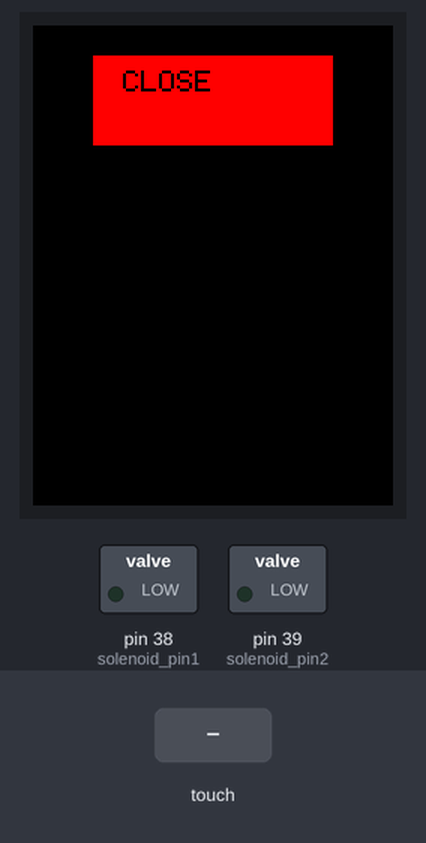
Bench run of a sketch on a simulated Arduino Mega 2560, built with avr-gcc and run on an emulated ATmega2560. Parts: 240×320 colour display, switched loads named in the sketch (green lamp = pin HIGH). Inputs (shaded band) come from the test bench.

Above: at 1.4 s.
1.5 s: touch panel pressed at 38 % / 10 % of its raw x / y range
At 2.4 s:
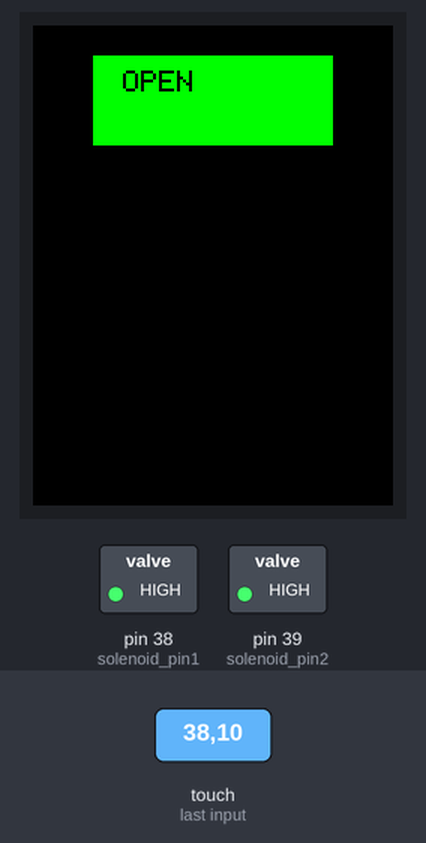
3.0 s: touch panel pressed at 62 % / 10 % of its raw x / y range
At 3.5 s:
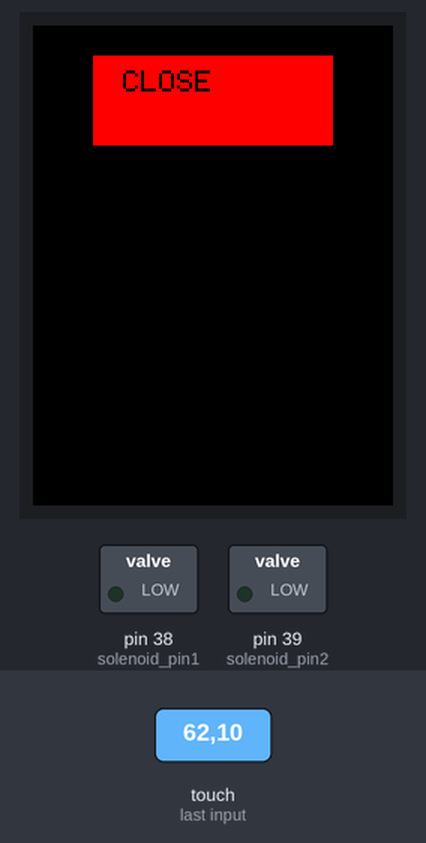
Timing chart, 0 to 6.0 s (numbered marks = the images above; inputs shaded):
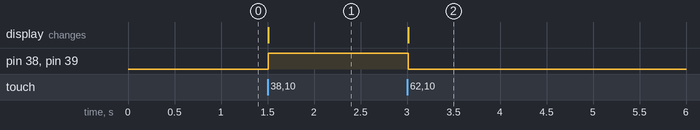

The sketch:

buttontft_to_hardware.ino
```cpp
#include <Adafruit_GFX.h>
#include <MCUFRIEND_kbv.h>
#include <TouchScreen.h>

#define solenoid_pin1 38
#define solenoid_pin2 39

#define MINPRESSURE 200
#define MAXPRESSURE 1000

// ALL Touch panels and wiring is DIFFERENT
// copy-paste results from TouchScreen_Calibr_native.ino
const int XP = 9, XM = A3, YP = A2, YM = 8; // 320x480 ID=0x9488
const int TS_LEFT = 112, TS_RT = 944, TS_TOP = 94, TS_BOT = 932;

TouchScreen ts = TouchScreen(XP, YP, XM, YM, 300);  // Touch screen initialization

MCUFRIEND_kbv tft;  // TFT display object

// Colors
#define BLACK   0x0000
#define BLUE    0x001F
#define RED     0xF800
#define GREEN   0x07E0
#define CYAN    0x07FF
#define MAGENTA 0xF81F
#define YELLOW  0xFFE0
#define WHITE   0xFFFF

int pixel_x, pixel_y; // Touch coordinates

// Variables to track the button state
bool buttonState = false; // Initially set to OFF (false)

int buttonX = 40, buttonY = 20, buttonWidth = 160, buttonHeight = 60;  // Button position and size

// Touch detection function
bool Touch_getXY(void)
{
    TSPoint p = ts.getPoint();
    pinMode(YP, OUTPUT);      // restore shared pins
    pinMode(XM, OUTPUT);      // because TFT control pins
    bool pressed = (p.z > MINPRESSURE && p.z < MAXPRESSURE);
    if (pressed) {
        pixel_x = map(p.x, TS_LEFT, TS_RT, 0, tft.width());  // Map the touch coordinates to screen width
        pixel_y = map(p.y, TS_TOP, TS_BOT, 0, tft.height());  // Map the touch coordinates to screen height
    }
    return pressed;
}

void setup(void)
{
    pinMode(solenoid_pin1, OUTPUT);
    pinMode(solenoid_pin2, OUTPUT);

    Serial.begin(9600);
    uint16_t ID = tft.readID();

    tft.begin(ID);

    tft.setRotation(0);  // Portrait mode
    tft.fillScreen(BLACK);  // Fill the screen with black initially


    // Draw the initial button (OFF state)
    drawButton();
}

// Function to draw the button
void drawButton() {
    if (buttonState) {
        // Draw "ON" state
        tft.fillRect(buttonX, buttonY, buttonWidth, buttonHeight, GREEN);  // Button in green for ON state
        tft.setCursor(buttonX + 20, buttonY + 10);  // Set the cursor to the center of the button
        tft.setTextColor(BLACK);
        tft.setTextSize(2);
        tft.print("OPEN");

        digitalWrite(solenoid_pin1, HIGH);
        digitalWrite(solenoid_pin2, HIGH);

    } else {
        // Draw "OFF" state
        tft.fillRect(buttonX, buttonY, buttonWidth, buttonHeight, RED);  // Button in red for OFF state
        tft.setCursor(buttonX + 20, buttonY + 10);  // Set the cursor to the center of the button
        tft.setTextColor(BLACK);
        tft.setTextSize(2);
        tft.print("CLOSE");

        digitalWrite(solenoid_pin1, LOW);
        digitalWrite(solenoid_pin2, LOW);
    }
}

// Loop function to check touch events and toggle button
void loop(void)
{
    // tft.setCursor(0,0);
    // tft.print(p.z);

    bool down = Touch_getXY();  // Check if there is a touch on the screen

    // Check if the touch is within the bounds of the button
    if (down && pixel_x > buttonX && pixel_x < buttonX + buttonWidth && pixel_y > buttonY && pixel_y < buttonY + buttonHeight) {
        buttonState = !buttonState;  // Toggle the button state (ON/OFF)
        drawButton();  // Redraw the button with the updated state
        delay(300);  // Simple debounce delay
    }
}
```

Measured:
- after the input at 1.5 s, pin 38 (solenoid_pin1), pin 39 (solenoid_pin2): LOW → HIGH at once; the display: changes at once (image 1)
- after the input at 3.0 s, pin 38 (solenoid_pin1), pin 39 (solenoid_pin2): HIGH → LOW at once; the display: changes at once (image 2)
